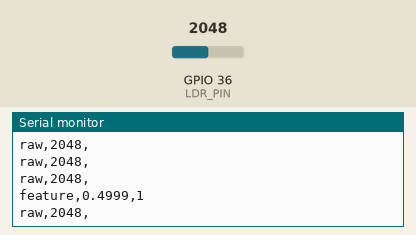
A sketch run on a simulated ESP32. Parts: the last lines printed to the serial monitor. The test bench sets the inputs (shaded band); at power-on: GPIO 36 (LDR_PIN) = 2048 (analog values on the 0–4095 scale).

Above: at 1.2 s.
1.3 s: GPIO 36 (LDR_PIN) set to 2866
At 1.9 s:
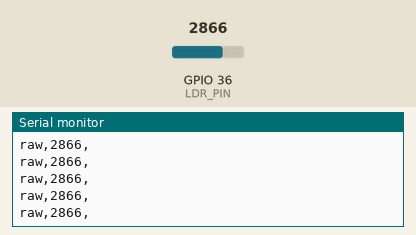
2.8 s: GPIO 36 (LDR_PIN) set to 3603
At 3.3 s:
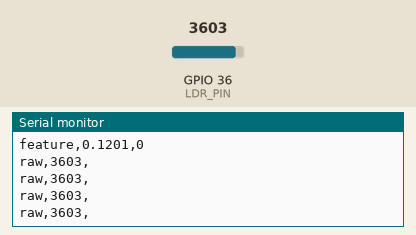
Timing chart, 0 to 5.8 s (numbered marks = the images above; inputs shaded):
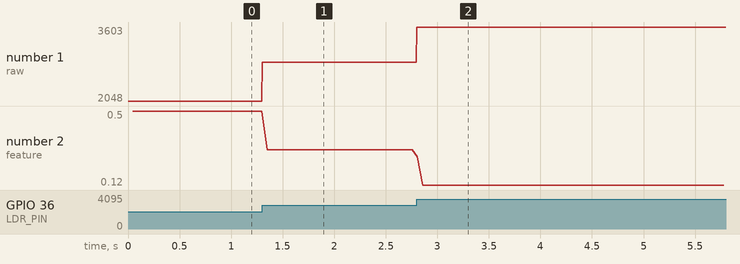

The sketch:

captura_wokwi.ino
```cpp
/*
 * Captura unica para o projeto Wokwi da Parte 1.
 *
 * Liga o AO do wokwi-photoresistor-sensor ao GPIO36. Imprime uma leitura
 * ADC a cada 5 ms; a cada 10 leituras (50 ms) imprime feature,label.
 *
 * Protocolo serial (115200 baud), CSV misto com cabecalho:
 *   tipo,valor,label
 *   raw,<adc>,
 *   feature,<feature>,<label>
 *
 * A linha "raw" e dado cru de simulacao. O modulo Wokwi reduz AO quando
 * a luz aumenta; feature = 1 - media/4095 mantem 0=escuro e 1=claro.
 * O ADC fica limitado a 0..4095 e o limiar e 0.45.
 */

static const int LDR_PIN = 36;
static const int AMOSTRAS_POR_JANELA = 10;
static const unsigned long PERIODO_MS = 5;
static const float ESCALA_ADC = 4095.0f;
static const float LIMIAR = 0.45f;

static int amostrasNaJanela = 0;
static long somaJanela = 0;

void setup() {
  Serial.begin(115200);
  analogReadResolution(12);
  analogSetPinAttenuation(LDR_PIN, ADC_11db);
  Serial.println("tipo,valor,label");
}

void loop() {
  int bruto = analogRead(LDR_PIN);
  if (bruto < 0) {
    bruto = 0;
  } else if (bruto > 4095) {
    bruto = 4095;
  }

  Serial.print("raw,");
  Serial.print(bruto);
  Serial.println(',');

  somaJanela += bruto;
  amostrasNaJanela++;

  if (amostrasNaJanela == AMOSTRAS_POR_JANELA) {
    float media = (float)somaJanela / (float)AMOSTRAS_POR_JANELA;
    float feature = 1.0f - (media / ESCALA_ADC);
    int label = (feature < LIMIAR) ? 0 : 1;

    Serial.print("feature,");
    Serial.print(feature, 4);
    Serial.print(',');
    Serial.println(label);

    somaJanela = 0;
    amostrasNaJanela = 0;
  }

  delay(PERIODO_MS);
}
```

Measured:
- after the input at 1.3 s, the serial monitor: prints a new line at once (image 1)
- after the input at 2.8 s, the serial monitor: prints a new line at once (image 2)
- plotted number 1: 2048 → 2866 after the input at 1.3 s, 2866 → 3603 after the input at 2.8 s
- plotted number 2: 0.5 → 0.3 after the input at 1.3 s, 0.3 → 0.12 after the input at 2.8 s
